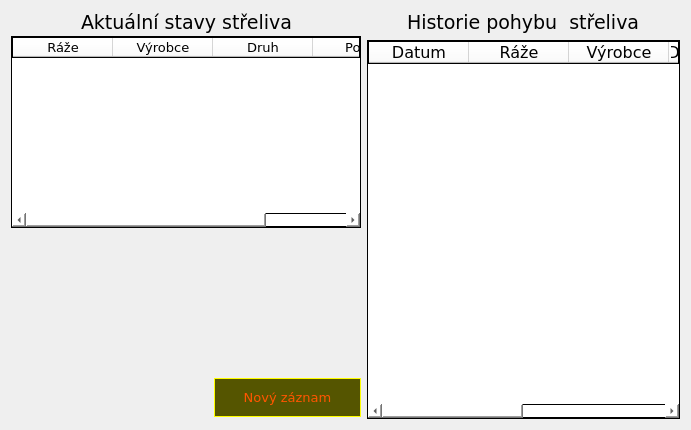
        <widget class="QWidget" name="tab_other">
         <attribute name="title">
          <string>Ostatní</string>
         </attribute>
         <layout class="QFormLayout" name="formLayout_4">
          <item row="0" column="0">
           <layout class="QVBoxLayout" name="verticalLayout_27" stretch="0,0">
            <property name="spacing">
             <number>0</number>
            </property>
            <property name="sizeConstraint">
             <enum>QLayout::SetFixedSize</enum>
            </property>
            <property name="rightMargin">
             <number>0</number>
            </property>
            <property name="bottomMargin">
             <number>2</number>
            </property>
            <item>
             <layout class="QVBoxLayout" name="verticalLayout_28">
              <property name="spacing">
               <number>2</number>
              </property>
              <item>
               <layout class="QHBoxLayout" name="horizontalLayout_31">
                <item>
                 <spacer name="horizontalSpacer_40">
                  <property name="orientation">
                   <enum>Qt::Horizontal</enum>
                  </property>
                  <property name="sizeHint" stdset="0">
                   <size>
                    <width>40</width>
                    <height>20</height>
                   </size>
                  </property>
                 </spacer>
                </item>
                <item>
                 <widget class="QLabel" name="label_35">
                  <property name="font">
                   <font>
                    <family>Verdana</family>
                    <pointsize>14</pointsize>
                   </font>
                  </property>
                  <property name="text">
                   <string>Aktuální stavy střeliva</string>
                  </property>
                 </widget>
                </item>
                <item>
                 <spacer name="horizontalSpacer_41">
                  <property name="orientation">
                   <enum>Qt::Horizontal</enum>
                  </property>
                  <property name="sizeHint" stdset="0">
                   <size>
                    <width>40</width>
                    <height>20</height>
                   </size>
                  </property>
                 </spacer>
                </item>
               </layout>
              </item>
              <item>
               <widget class="QTableWidget" name="TW_Ammo_Other_Current">
                <property name="enabled">
                 <bool>true</bool>
                </property>
                <property name="sizePolicy">
                 <sizepolicy hsizetype="Preferred" vsizetype="Expanding">
                  <horstretch>0</horstretch>
                  <verstretch>0</verstretch>
                 </sizepolicy>
                </property>
                <property name="minimumSize">
                 <size>
                  <width>350</width>
                  <height>0</height>
                 </size>
                </property>
                <property name="maximumSize">
                 <size>
                  <width>350</width>
                  <height>16777215</height>
                 </size>
                </property>
                <property name="font">
                 <font>
                  <family>Verdana</family>
                  <pointsize>10</pointsize>
                 </font>
                </property>
                <property name="styleSheet">
                 <string notr="true">border: 1px solid black;
background-color: rgb(255, 255, 255);</string>
                </property>
                <attribute name="verticalHeaderVisible">
                 <bool>false</bool>
                </attribute>
                <column>
                 <property name="text">
                  <string>Ráže</string>
                 </property>
                </column>
                <column>
                 <property name="text">
                  <string>Výrobce</string>
                 </property>
                </column>
                <column>
                 <property name="text">
                  <string>Druh</string>
                 </property>
                </column>
                <column>
                 <property name="text">
                  <string>Počet</string>
                 </property>
                </column>
               </widget>
              </item>
             </layout>
            </item>
            <item>
             <layout class="QVBoxLayout" name="verticalLayout_29">
              <item>
               <spacer name="verticalSpacer_9">
                <property name="orientation">
                 <enum>Qt::Vertical</enum>
                </property>
                <property name="sizeType">
                 <enum>QSizePolicy::Preferred</enum>
                </property>
                <property name="sizeHint" stdset="0">
                 <size>
                  <width>20</width>
                  <height>150</height>
                 </size>
                </property>
               </spacer>
              </item>
              <item>
               <layout class="QHBoxLayout" name="horizontalLayout_39">
                <property name="sizeConstraint">
                 <enum>QLayout::SetFixedSize</enum>
                </property>
                <item>
                 <spacer name="horizontalSpacer_52">
                  <property name="orientation">
                   <enum>Qt::Horizontal</enum>
                  </property>
                  <property name="sizeType">
                   <enum>QSizePolicy::Fixed</enum>
                  </property>
                  <property name="sizeHint" stdset="0">
                   <size>
                    <width>203</width>
                    <height>39</height>
                   </size>
                  </property>
                 </spacer>
                </item>
                <item>
                 <widget class="QPushButton" name="PB_Ammo_Other_NewRecord">
                  <property name="sizePolicy">
                   <sizepolicy hsizetype="Preferred" vsizetype="Preferred">
                    <horstretch>0</horstretch>
                    <verstretch>0</verstretch>
                   </sizepolicy>
                  </property>
                  <property name="font">
                   <font>
                    <family>Verdana</family>
                    <pointsize>10</pointsize>
                   </font>
                  </property>
                  <property name="styleSheet">
                   <string notr="true">border: 1px solid yellow;

background-color: rgb(85, 85, 0);
color: rgb(255, 85, 0);

</string>
                  </property>
                  <property name="text">
                   <string>Nový záznam</string>
                  </property>
                 </widget>
                </item>
               </layout>
              </item>
             </layout>
            </item>
           </layout>
          </item>
          <item row="0" column="1">
           <layout class="QVBoxLayout" name="verticalLayout_26">
            <property name="sizeConstraint">
             <enum>QLayout::SetFixedSize</enum>
            </property>
            <property name="rightMargin">
             <number>0</number>
            </property>
            <item>
             <layout class="QHBoxLayout" name="horizontalLayout_30">
              <item>
               <spacer name="horizontalSpacer_38">
                <property name="orientation">
                 <enum>Qt::Horizontal</enum>
                </property>
                <property name="sizeHint" stdset="0">
                 <size>
                  <width>40</width>
                  <height>20</height>
                 </size>
                </property>
               </spacer>
              </item>
              <item>
               <widget class="QLabel" name="label_22">
                <property name="font">
                 <font>
                  <family>Verdana</family>
                  <pointsize>14</pointsize>
                 </font>
                </property>
                <property name="text">
                 <string>Historie pohybu  střeliva</string>
                </property>
               </widget>
              </item>
              <item>
               <spacer name="horizontalSpacer_39">
                <property name="orientation">
                 <enum>Qt::Horizontal</enum>
                </property>
                <property name="sizeHint" stdset="0">
                 <size>
                  <width>40</width>
                  <height>20</height>
                 </size>
                </property>
               </spacer>
              </item>
             </layout>
            </item>
            <item>
             <widget class="QTableWidget" name="TW_Ammo_Other">
              <property name="sizePolicy">
               <sizepolicy hsizetype="Minimum" vsizetype="Minimum">
                <horstretch>0</horstretch>
                <verstretch>21</verstretch>
               </sizepolicy>
              </property>
              <property name="minimumSize">
               <size>
                <width>80</width>
                <height>123</height>
               </size>
              </property>
              <property name="baseSize">
               <size>
                <width>20</width>
                <height>18</height>
               </size>
              </property>
              <property name="font">
               <font>
                <family>Verdana</family>
                <pointsize>12</pointsize>
               </font>
              </property>
              <property name="styleSheet">
               <string notr="true">border: 1px solid black;
background-color: rgb(255, 255, 255);</string>
              </property>
              <attribute name="verticalHeaderVisible">
               <bool>false</bool>
              </attribute>
              <column>
               <property name="text">
                <string>Datum</string>
               </property>
              </column>
              <column>
               <property name="text">
                <string>Ráže</string>
               </property>
              </column>
              <column>
               <property name="text">
                <string>Výrobce</string>
               </property>
              </column>
              <column>
               <property name="text">
                <string>Druh munice</string>
               </property>
              </column>
              <column>
               <property name="text">
                <string>Počet</string>
               </property>
              </column>
              <column>
               <property name="text">
                <string>Akce</string>
               </property>
              </column>
             </widget>
            </item>
           </layout>
          </item>
         </layout>
        </widget>
